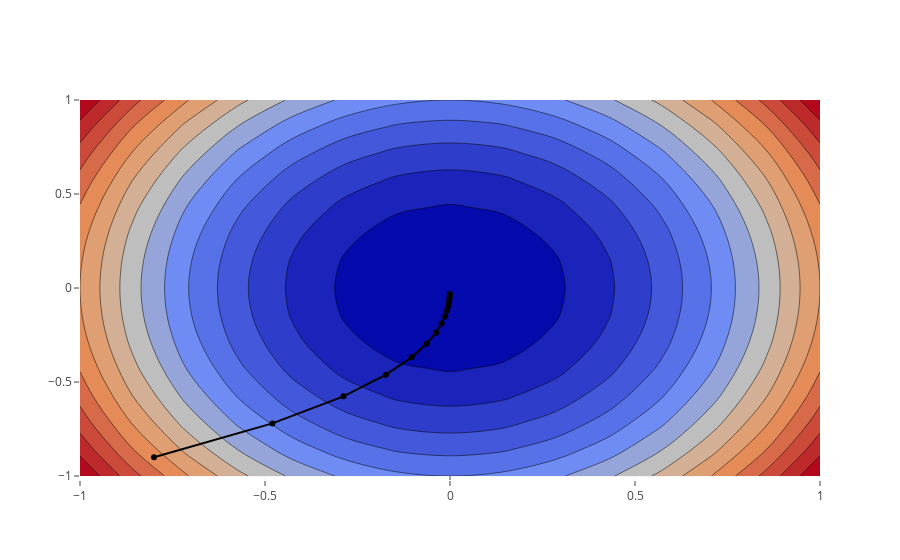

The code cell stored with this chart in its notebook:
### Code cell
import plotly.graph_objs as go

response = requests.get('https://raw.githubusercontent.com/plotly/datasets/master/steepest.json')
data = response.json()

trace1 = go.Contour(
    z=data['contour_z'][0],
    y=data['contour_y'][0],
    x=data['contour_x'][0],
    ncontours=30,
    showscale=False
)
trace2 = go.Scatter(
    x=data['trace_x'],
    y=data['trace_y'],
    mode='markers+lines',
    name='steepest',
    line=dict(
        color='black'
    )
)

data = [trace1, trace2]
pyo.iplot(data, filename='contour-scatter')

### Figure 1 — Plotly figure (JSON) as saved in the notebook; plotly's stock layout.template omitted (floating-point values rounded to 4 significant figures; data arrays with more than 128 entries replaced by an {"elided": "..."} marker saying what was removed)
{"data": [{"ncontours": 30, "showscale": false, "type": "contour", "uid": "18456136-f6c0-4d10-80fb-6cdd23016eaa", "x": [-1, -0.8571, -0.7143, -0.5714, -0.4286, -0.2857, -0.1429, 0, 0.1429, 0.2857, 0.4286, 0.5714, 0.7143, 0.8571, 1], "y": [-1, -0.8571, -0.7143, -0.5714, -0.4286, -0.2857, -0.1429, 0, 0.1429, 0.2857, 0.4286, 0.5714, 0.7143, 0.8571, 1], "z": {"elided": "15x15 float values"}}, {"line": {"color": "black"}, "mode": "markers+lines", "name": "steepest", "type": "scatter", "uid": "c6853ea5-d85b-404a-8125-c02fe261abaf", "x": [-0.8, -0.48, -0.288, -0.1728, -0.1037, -0.06221, -0.03732, -0.02239, -0.01344, -0.008062, -0.004837, -0.002902, -0.001741, -0.001045, -0.0006269, -0.0003761], "y": [-0.9, -0.72, -0.576, -0.4608, -0.3686, -0.2949, -0.2359, -0.1887, -0.151, -0.1208, -0.09664, -0.07731, -0.06185, -0.04948, -0.03958, -0.03167]}], "layout": {}}
